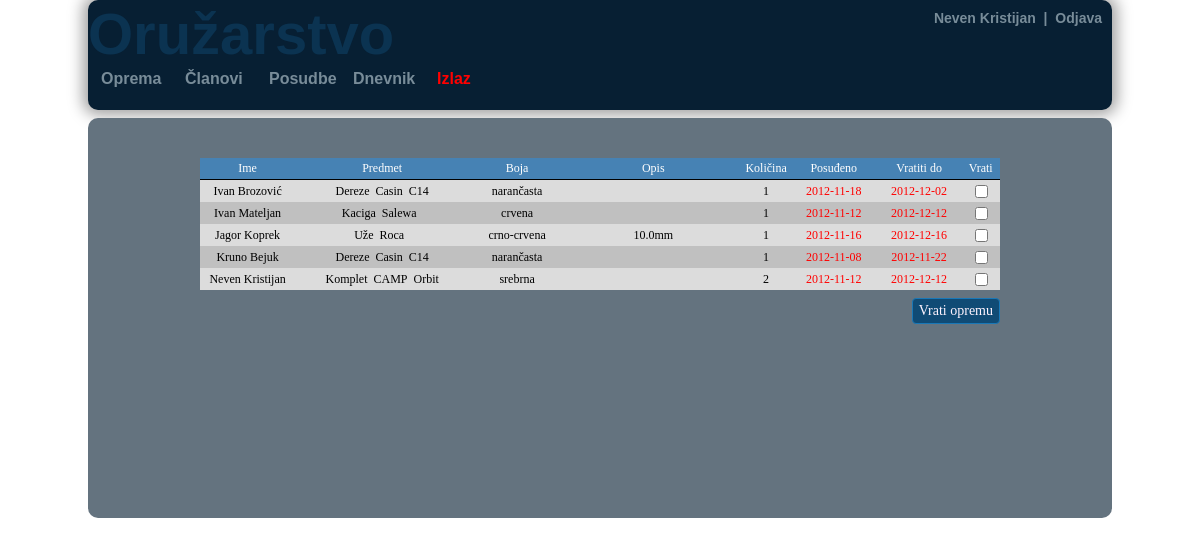
The page /lends.php (signed in) on the database its author committed.
### tables this page shows
CREATE TABLE members(
`m_id` INT NOT NULL AUTO_INCREMENT,
`first_name` VARCHAR(100),
`last_name` VARCHAR(100),
`username` VARCHAR(100),
`password` VARCHAR(100),
`email` VARCHAR(100),
`phone_number` VARCHAR(100),
`date_created` DATETIME,
`account_active` TINYINT,
`account_admin` TINYINT,
PRIMARY KEY (m_id)
);

CREATE TABLE lends(
`l_id` INT NOT NULL AUTO_INCREMENT,
`lend_date` DATETIME,
`member_id` INT,
`item_id` INT,
`quantity` INT,
`return_by` DATETIME,
`return_date` DATETIME,
`active` TINYINT,
PRIMARY KEY (l_id),
FOREIGN KEY (member_id) REFERENCES members(m_id),
FOREIGN KEY (item_id) REFERENCES items(i_id)
);

CREATE TABLE items(
`i_id` INT NOT NULL AUTO_INCREMENT,
`type` VARCHAR(100),
`brand` VARCHAR(100),
`model` VARCHAR(100),
`color` VARCHAR(100),
`season` VARCHAR(100),
`quantity` INT,
`available` INT,
`description` VARCHAR(100),
PRIMARY KEY (i_id)
);

### lends.php (the view, shortened to what this page needs)
<?php
include 'html/administration_html_top.php';
?>
	<?php
		include 'scripts\db_con.php';
		$today = date("Y-m-d");
		echo "<div id=\"content-header1\"></div>";
		$result =  mysql_query("SELECT members.first_name, members.last_name, items.i_id, items.`type`, items.brand, items.model, items.color, items.description, lends.l_id, lends.quantity, lends.lend_date, lends.return_by
		FROM members
		JOIN lends ON members.m_id = lends.member_id
		JOIN items ON lends.item_id = items.i_id
		WHERE active = 1
		ORDER BY members.first_name", $con);
		echo "<form action=\"return_list.php\" method=\"post\">";
		echo "<table id=\"content-table\" cellspacing=\"0\">";
		echo "<tr class=\"tbl-row\"><td style=\"width:100px;\">Ime</td>
		<td style=\"width:180px;\">Predmet</td>
		<td style=\"width:100px;\">Boja</td>
		<td style=\"width:190px;\">Opis</td>
		<td style=\"width:50px;\">Količina</td>
		<td style=\"width:90px;\">Posuđeno</td>
		<td style=\"width:90px;\">Vratiti do</td>
		<td style=\"width:40px;\">Vrati</td></tr>";
		for($i = 0; $row = mysql_fetch_array($result); $i++){
			if($i==0) {
				echo "<tr class=\"row0\">";
				$name = $row['last_name'];
				$style = 0;}
			if($i != 0 && $row['last_name'] != $name){
				$style++;
				$style = $style%2;
				echo "<tr class=\"row" . $style . "\">";}
			else echo "<tr class=\"row" . $style . "\">";
			echo "<td>" . $row['first_name'] . " " . $row['last_name'] . "</td>";
			echo "<td>" . $row['type'] . "&nbsp&nbsp" . $row['brand'] . "&nbsp&nbsp" . $row['model'] . "</td>";
			echo "<td>" . $row['color'] . "</td>";
			echo "<td>" . $row['description'] . "</td>";
			echo "<td>" . $row['quantity'] . "</td>";
			if(substr($today > $row['return_by'],0,10)) { echo "<td class=\"red\">" . substr($row['lend_date'],0,10) . "</td>
	       													      <td class=\"red\">" . substr($row['return_by'],0,10) . "</td>"; }
		    else{ echo "<td>" . substr($row['lend_date'],0,10) . "</td>
		                <td>" . substr($row['return_by'],0,10) . "</td>";}
			echo "<td><input type=\"checkbox\" name=\"lend_id[]\" value=\"" . $row['l_id'] . "\"></td>";
			echo  "</tr>";
			$name = $row['last_name'];
		}
		echo "</table>";
		echo "<input class=\"submit-items\" type=\"submit\" value=\"Vrati opremu\">";
	?>
<?php include 'html/html_bot.php'?>

### scripts/name.php
<?php
	include 'db_con.php';
	$nameQuery = mysql_query("SELECT first_name, last_name FROM members WHERE m_id = $_SESSION[userId]", $con);
	$name = mysql_fetch_array($nameQuery);
	echo $name['first_name'] . " " . $name['last_name'] .
	"&nbsp&nbsp|&nbsp&nbsp<a href=\"scripts/logout.php\">Odjava</a>";
?>

### armory.css (style rules this page uses)
a:link { text-decoration:none;color:inherit; }
table#content-table { position:relative; }
table#content-table td { font-family:calibri; text-align:center; font-size:12px; height:22px; }
#content-header1 { position:relative; top:7px; font-size:16px; font-weight:bold; color:#788C99; height:40px; }
.tbl-row td { height:26px; text-align:center; border-bottom:1px solid black; padding:0px; background:#4682B4; color:white; }
.row0 { background-color:Gainsboro; }
.row1 { background-color:Silver; }
.submit-items { position:relative; top:8px; float:right; width:90px; height:32px; text-align:center; }
.red { color:red; }
input[type="submit"] { height:26px; width:auto; min-width:60px; background:#104B75; font-family:calibri; font-size:14px; color:#FFF4FF; border-radius:4px; border:1px solid #1978B7; text-align:center; }

### rows shown on the page
members: first_name "Neven", last_name "Kristijan"
lends: member.first_name "Ivan", member.last_name "Brozović", item.type "Dereze", item.brand "Casin", item.model "C14", item.color "narančasta", quantity "1", lend_date "2012-11-18", return_by "2012-12-02"
lends: member.first_name "Ivan", member.last_name "Mateljan", item.type "Kaciga", item.brand "Salewa", item.color "crvena", quantity "1", lend_date "2012-11-12", return_by "2012-12-12"
lends: member.first_name "Jagor", member.last_name "Koprek", item.type "Uže", item.brand "Roca", item.color "crno-crvena", item.description "10.0mm", quantity "1", lend_date "2012-11-16", return_by "2012-12-16"
lends: member.first_name "Kruno", member.last_name "Bejuk", item.type "Dereze", item.brand "Casin", item.model "C14", item.color "narančasta", quantity "1", lend_date "2012-11-08", return_by "2012-11-22"
lends: member.first_name "Neven", member.last_name "Kristijan", item.type "Komplet", item.brand "CAMP", item.model "Orbit", item.color "srebrna", quantity "2", lend_date "2012-11-12", return_by "2012-12-12"
